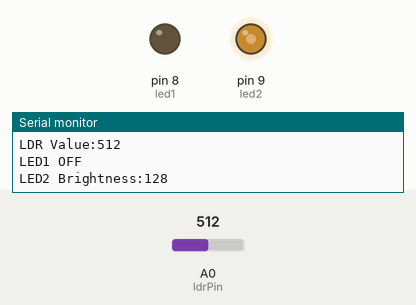
This sketch was run on a simulated Arduino Uno, built with avr-gcc and run on an emulated ATmega328P. Shown: output pins drawn as LEDs (lit = HIGH), the last lines printed to the serial monitor. Inputs (shaded band) come from the test bench; at power-on: A0 (ldrPin) = 512.

Above: at 1.8 s.
1.9 s: A0 (ldrPin) set to 485
At 2.4 s:
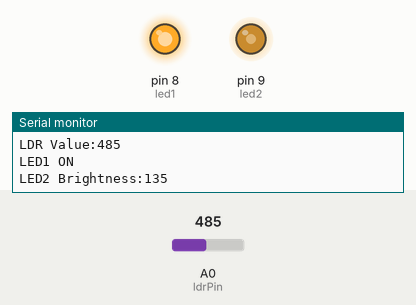
3.5 s: A0 (ldrPin) set to 122
At 5.2 s:
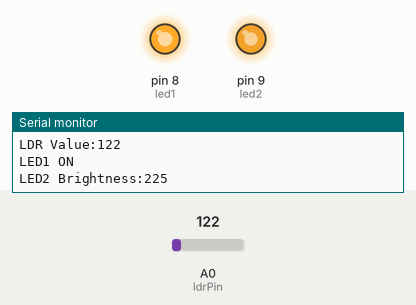
5.5 s: A0 (ldrPin) set to 900
At 6.7 s:
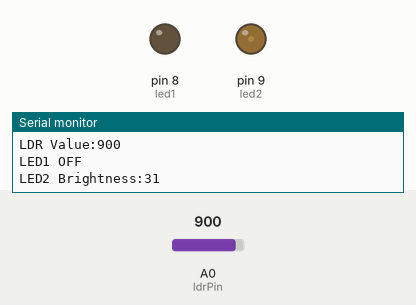
7.5 s: A0 (ldrPin) set to 1023
At 8.3 s:
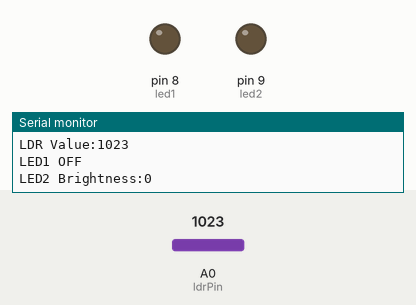
9.5 s: A0 (ldrPin) set to 511
At 11.1 s:
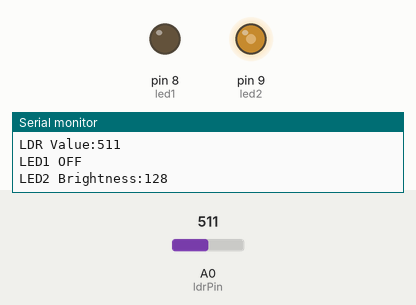
Timing chart, 0 to 12.5 s (numbered marks = the images above; inputs shaded):
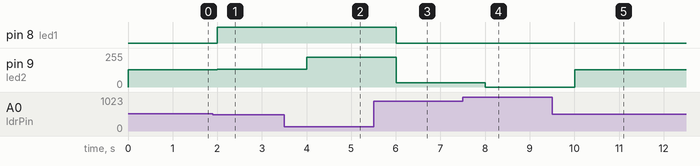

The sketch:

LDR_Based_LED_Brightness_Control.ino
```cpp
int ldrPin=A0;
int led1=8;
int led2=9;
void setup(){
pinMode(led1,OUTPUT);
pinMode(led2,OUTPUT);
Serial.begin(9600);
}
void loop(){
int ldrValue=analogRead(ldrPin);
Serial.print("LDR Value:");
Serial.println(ldrValue);
if(ldrValue<500){
digitalWrite(led1,HIGH);
Serial.println("LED1 ON");
}
else{
digitalWrite(led1,LOW);
Serial.println("LED1 OFF");
}
int brightness=map(ldrValue,0,1023,255,0);
analogWrite(led2,brightness);
Serial.print("LED2 Brightness:");
Serial.println(brightness);
delay(1000);
}
```

Measured:
- the behaviour switches between 500 and 499 on A0 (ldrPin) (found by bisection; images 0 and 1)
- after the input at 1.9 s, pin 8 (led1): LOW → HIGH after 0.10 s; pin 9 (led2): 128/255 → 135/255 after 0.10 s
- after the input at 3.5 s, pin 9 (led2): 135/255 → 225/255 after 0.50 s
- after the input at 5.5 s, pin 8 (led1): HIGH → LOW after 0.51 s; pin 9 (led2): 225/255 → 31/255 after 0.51 s
- after the input at 7.5 s, pin 9 (led2): 31/255 → 0/255 after 0.51 s
- after the input at 9.5 s, pin 9 (led2): 0/255 → 128/255 after 0.51 s
